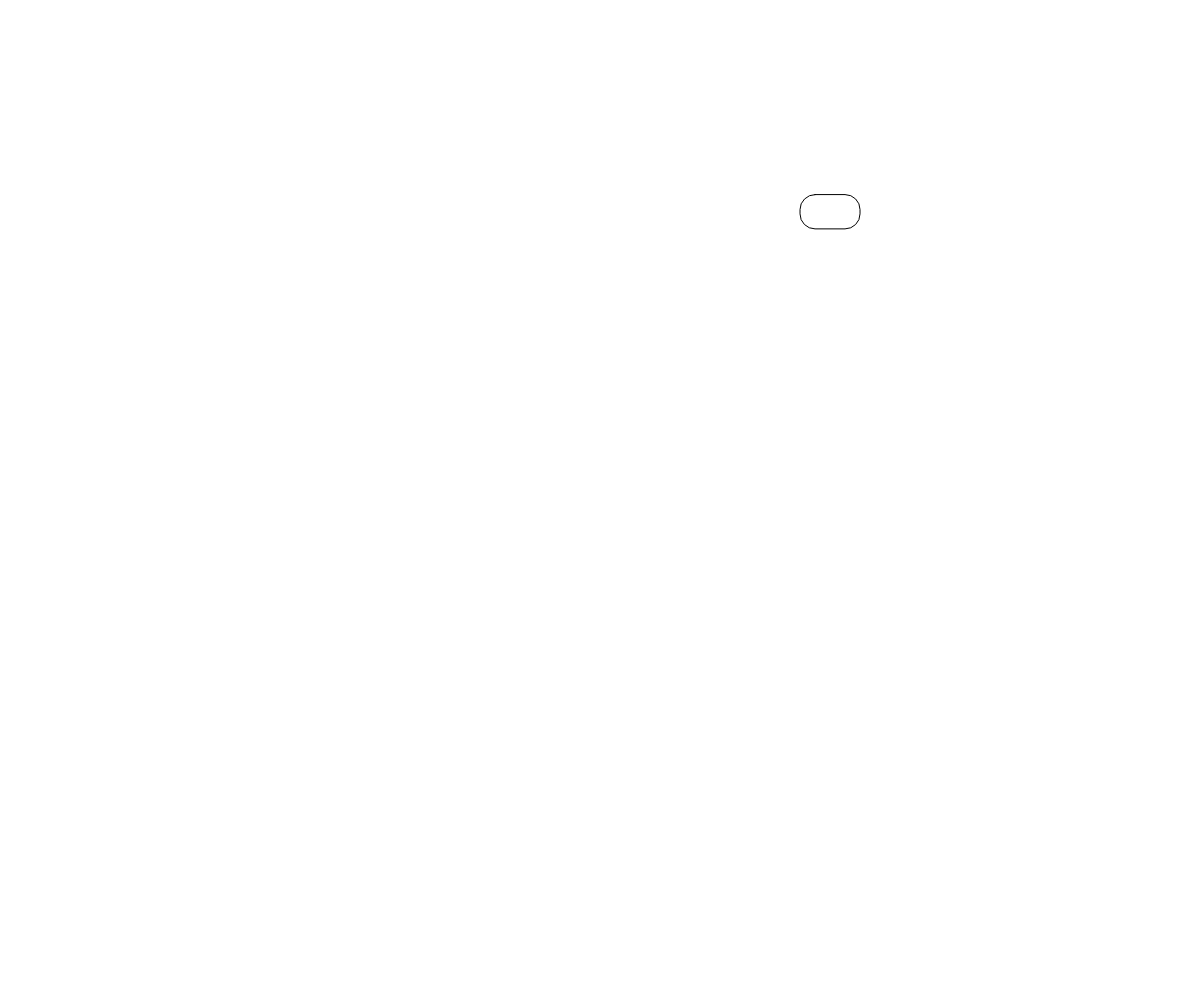
Frame 1 (no input)
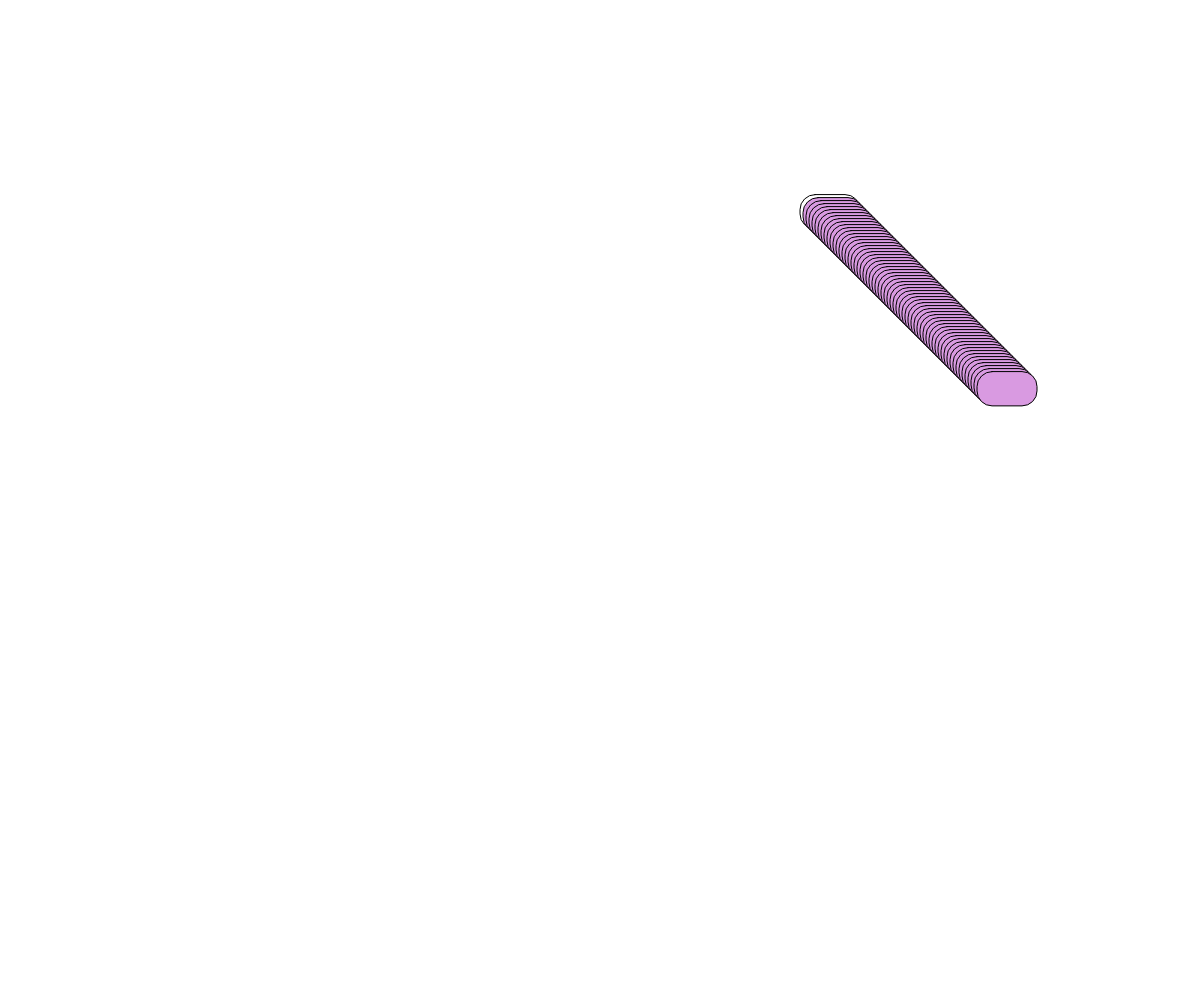
Frame 60 (no input)
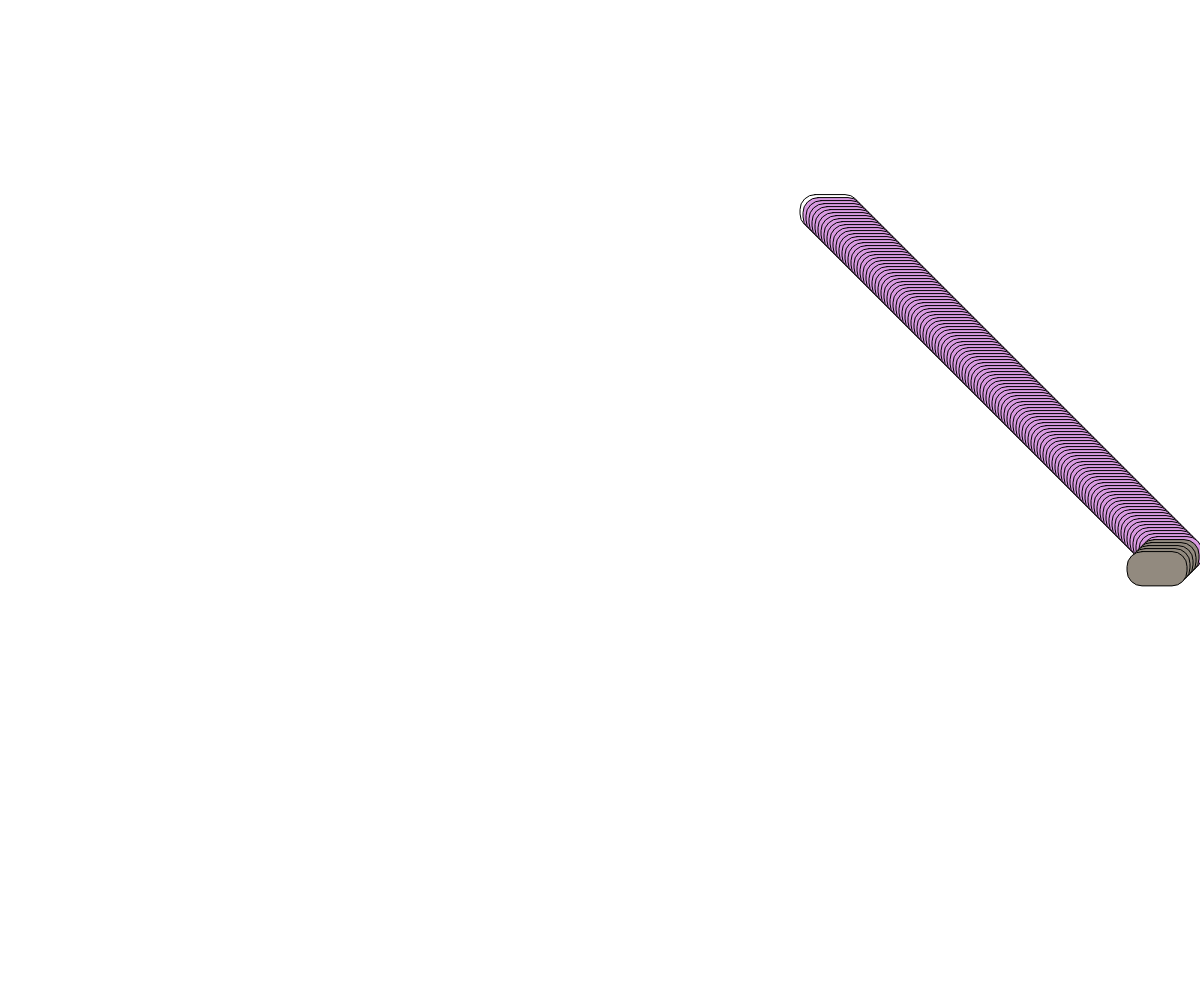
Frame 120 (the mouse pressed at the canvas centre since frame 60)

The p5.js sketch that drew these frames (run headless with seeded random() and noise() and a simulated clock; from frame 60 on, the mouse is pressed at the canvas centre):

// p5.js sketch
// ── sketch.js
let x
let y

let xspeed
let yspeed

let r, g, b

function setup() {
  createCanvas(windowWidth, windowHeight)
  x= random(width - 80)
  y= random(height - 60)
  xspeed= 3
  yspeed= 3
  pickColour()
}

function pickColour() {
  r = random(100, 256)
  g = random(100, 256)
  b = random(100, 256)
}

function draw() {
  rect(x, y, windowWidth/20, windowWidth/35, 15)
  let c = color(r, g, b)
  fill(c)
  x = x + xspeed
  y = y + yspeed

  if (x + windowWidth/20 >= width) {
    xspeed = -xspeed
    pickColour()
  } else if (x <= 0) {
    xspeed = -xspeed
    x= 0
    pickColour()
  }

  if (y + windowWidth/35 >= height) {
    yspeed = -yspeed
    pickColour()
  } else if (y <= 0) {
    yspeed= -yspeed
    y= 0
    pickColour()
  }
}
